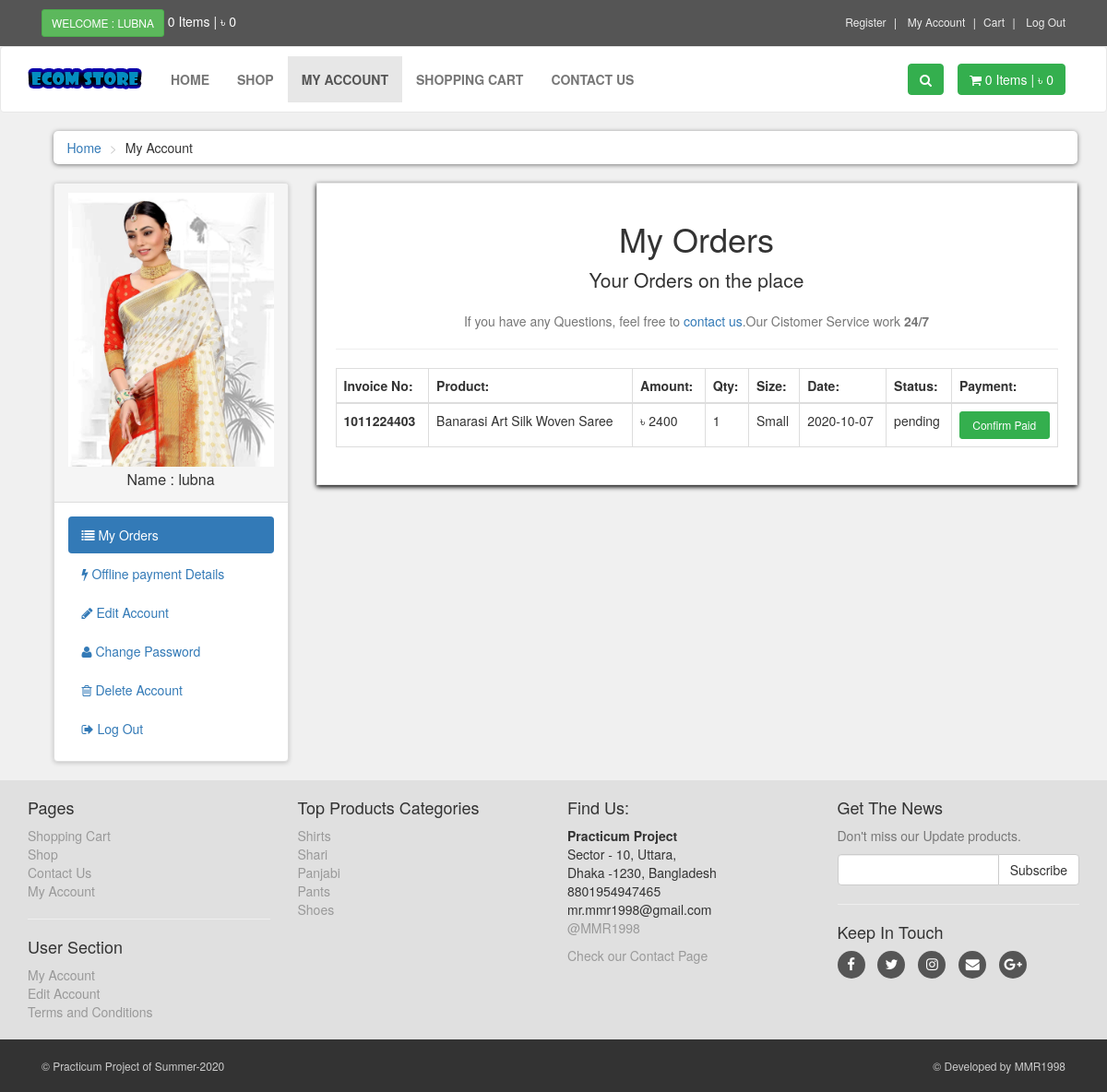
The page /customer/my_account.php?my_orders (signed in) on the database its author committed.
### tables this page shows
CREATE TABLE `customers` (
  `customer_id` int(10) NOT NULL,
  `customer_name` varchar(255) NOT NULL,
  `customer_email` varchar(255) NOT NULL,
  `customer_pass` int(255) NOT NULL,
  `customer_country` text NOT NULL,
  `customer_city` text NOT NULL,
  `customer_contact` varchar(255) NOT NULL,
  `customer_address` text NOT NULL,
  `customer_image` text NOT NULL,
  `customer_ip` varchar(100) NOT NULL
);

CREATE TABLE `customer_orders` (
  `order_id` int(10) NOT NULL,
  `customer_id` int(10) NOT NULL,
  `due_amount` int(100) NOT NULL,
  `invoice_no` int(100) NOT NULL,
  `qty` int(10) NOT NULL,
  `size` text NOT NULL,
  `order_date` date NOT NULL,
  `order_status` text NOT NULL
);

CREATE TABLE `products` (
  `product_id` int(10) NOT NULL,
  `p_cat_id` int(10) NOT NULL,
  `cat_id` int(10) NOT NULL,
  `manufacturer_id` int(10) NOT NULL,
  `date` timestamp NOT NULL DEFAULT current_timestamp() ON UPDATE current_timestamp(),
  `product_title` text NOT NULL,
  `product_img1` text NOT NULL,
  `product_img2` text NOT NULL,
  `product_img3` text NOT NULL,
  `product_price` int(10) NOT NULL,
  `stock` int(100) NOT NULL,
  `product_keywirds` text NOT NULL,
  `product_desc` text NOT NULL
);

CREATE TABLE `products_categories` (
  `p_cat_id` int(10) NOT NULL,
  `p_cat_title` text NOT NULL,
  `p_cat_top` text NOT NULL,
  `p_cat_image` text NOT NULL
);

### customer/my_orders.php (the view, shortened to what this page needs)
<center>
    <h1>My Orders</h1>
    <p class="lead">Your Orders on the place</p>
    <p class="text-muted">
        If you have any Questions, feel free to <a href="../contact.php">contact us</a>.Our Cistomer Service work <strong>24/7</strong>
    </p>
</center>
<hr>
<div class="table-responsive">
    <table class="table table-bordered table-hover">
        <thead>
            <tr>
                <th>Invoice No:</th>
                <th>Product:</th>
                <th>Amount:</th>
                <th>Qty:</th>
                <th>Size:</th>
                <th>Date:</th>
                <th>Status: </th>
                <th>Payment: </th>
            </tr>
        </thead>
        <tbody>
            <?php
			$customer_session = $_SESSION['customer_email'];
			$get_customer = "select * from customers where customer_email='$customer_session'";
			$run_customer = mysqli_query($con,$get_customer);
			$row_customer = mysqli_fetch_array($run_customer);
			$customer_id = $row_customer['customer_id'];
			$get_orders = "select * from customer_orders where customer_id='$customer_id'";
			$run_orders = mysqli_query($con,$get_orders);
			while($row_orders = mysqli_fetch_array($run_orders)){
				$order_id = $row_orders['order_id'];
				$due_amount = $row_orders['due_amount'];
				$invoice_no = $row_orders['invoice_no'];
				$qty = $row_orders['qty'];
				$size = $row_orders['size'];
				$order_date = $row_orders['order_date'];
				$order_status = $row_orders['order_status'];
				if($order_status=='pending'){
					$href_con = 'enabled';
				}else{
					$href_con = 'disabled';
				}
			?>
            <tr>
                <th><?php echo $invoice_no; ?></th>
                <?php
					$get_p_id = "select * from pending_orders where order_id='$order_id'";
					$run_p_id = mysqli_query($con,$get_p_id);
					$row_p_id = mysqli_fetch_array($run_p_id);
					$p_id = $row_p_id['product_id'];
					$get_p_title = "select * from products where product_id='$p_id'";
					$run_p_title = mysqli_query($con,$get_p_title);
					$row_p_title = mysqli_fetch_array($run_p_title);
					$p_title = $row_p_title['product_title'];
				?>
                <td> <?php echo $p_title; ?></td>
                <td>&#x9f3; <?php echo $due_amount; ?></td>
                <td><?php echo $qty; ?></td>
                <td><?php echo $size; ?></td>
                <td><?php echo $order_date; ?></td>
                <td><?php echo $order_status; ?></td>
                <td>
                   	<?php
						if($order_status=='shipped'){ ?>
							<a href="recieved.php?order_id=<?php echo $order_id; ?>" class="btn btn-warning custom-r btn-sm">
								<i class="fa fa-gift"></i> recieved?
							</a>
					<?php }elseif($order_status=='complete'){ ?>
							<a href="#" class="btn btn-default btn-sm <?php echo $href_con; ?>">
							<i class="fa fa-gift"></i> Completed
							</a>
					<?php	}else{ ?>
							<a href="confirm.php?order_id=<?php echo $order_id; ?>" class="btn btn-primary btn-sm <?php echo $href_con; ?>">Confirm Paid</a>
					<?php 	} ?>
                </td>
            </tr>
            <?php } ?>
        </tbody>
    </table>
</div>

### customer/my_account.php (shortened to what this page needs)
<?php
$active = 'my_account';
if(!isset($_SESSION['customer_email'])){
	echo "<script>window.open('../checkout.php','_self')</script>";
}else{
include("includes/db.php");
include("functions/functions.php");
?>
<!DOCTYPE html>
<html>
	<head>
		<link rel="stylesheet" type="text/css" href="styles/bootstrap-337.min.css">
		<link rel="stylesheet" type="text/css" href="font-awsome/css/font-awesome.min.css">
		<link rel="stylesheet" type="text/css" href="styles/style.css">
	</head>
	<body>
		<div id="top">
			<div class="container">
				<div class="col-md-6 offer">
					<a href="#" class="btn btn-success btn-sm">
						<?php
						if(!isset($_SESSION['customer_email'])){
							 echo "Welcome : Guest";
						} else{
							$c_mail = $_SESSION['customer_email'];
							$get_name = "select * from customers where customer_email='$c_mail'";
							$run_name = mysqli_query($con,$get_name);
							$row_name = mysqli_fetch_array($run_name);
							$c_name = $row_name['customer_name'];
							echo "Welcome : $c_name";
						}
						?>
					</a>
					<a href="#"><?php items(); ?> Items | <?php total_price(); ?></a>
				</div>
				<div class="col-md-6">
					<ul class="menu">
						<li><a href="../customer-register.php">Register</a></li>
						<li>
							<?php
								if(!isset($_SESSION['customer_email'])){
									echo "<a href='checkout.php'> My Account</a>";
								}else{									echo "<a href='my_account.php?my_orders'> My Account</a>";
								}
								?>
						</li>
						<li><a href="../cart.php">Cart</a></li>
						<li><a href="../checkout.php">
							<?php
							if(!isset($_SESSION['customer_email'])){
								 echo "<a href='../checkout.php'>Login</a>";
							} else{
								echo "<a href='logout.php'>Log Out</a>";
							}
							?>
						</a></li>
					</ul>
				</div>
			</div>
		</div>
		<div id="navbar" class="navbar navbar-default">
			<div class="container">
				<div class="navbar-header">
					<a href="../index.php" class="navbar-brand home">
						<img src="images/ecom-store-logo.png" alt="logo bigger" class="hidden-xs">
					</a>
				</div>
				<div class="navbar-collapse collapse" id="navigation">
					<div class="padding-nav">
				        <ul class="nav navbar-nav left">
							<li class="<?php if($active == 'home') echo "active"; ?>">
								<a href="../index.php">Home</a>
							</li>
							<li class="<?php if($active == 'shop') echo "active"; ?>">
								<a href="../Shop.php">Shop</a>
							</li>
							<li class="<?php if( $active == 'my_account') echo "active"; ?>">
								<?php
								if(!isset($_SESSION['customer_email'])){
									echo "<a href='checkout.php'> My Account</a>";
								}else{									echo "<a href='my_account.php?my_orders'> My Account</a>";
								}
								?>
							</li>
							<li class="<?php if( $active == 'cart') echo "active"; ?>">
								<a href="../cart.php">Shopping Cart</a>
							</li>
							<li class="<?php if( $active == 'contact') echo "active"; ?>">
								<a href="../contact.php">Contact Us</a>
							</li>
						</ul>
					</div>
					<a href="../cart.php" class="btn navbar-btn btn-primary right">
						<i class="fa fa-shopping-cart"></i>
						<span><?php items(); ?> Items | <?php total_price(); ?></span>
					</a>
					<div class="navbar-collapse collapse right">
						<button class="btn btn-primary navbar-btn" type="button" data-toggle="collapse" data-target="#search">
							<i class="fa fa-search"></i>
						</button>
					</div>
				</div>
			</div>
		</div>
		<div id="content">
			<div class="container">
				<div class="col-md-12">
					<ul class="breadcrumb">
						<li><a href="../index.php">Home</a></li>
						<li>My Account</li>
					</ul>
				</div>
				<div class="col-md-3">
					<?php include("includes/sidebar.php") ?>
				</div>
           <div class="col-md-9">
               <div class="box">
                   <?php
                    if(isset($_GET['my_orders'])){
                        include("my_orders.php");
                    }
                   ?>
               </div>
           </div>
            </div>
		</div>
		<?php include("includes/footer.php") ?>
	</body>
</html>
<?php } ?>

### customer/includes/sidebar.php
<div class="panel panel-default sidebar-menu">
    <div class="panel-heading">
        <?php
		$customer_session = $_SESSION['customer_email'];
		$get_customer = "select * from customers where customer_email='$customer_session'";
		$run_customer = mysqli_query($con,$get_customer);
		$row_customer = mysqli_fetch_array($run_customer);
		$customer_image = $row_customer['customer_image'];
		$customer_name = $row_customer['customer_name'];
		if(!isset($_SESSION['customer_email'])){
		}else{
			echo "
				<center>
					<img class='img-responsive' src='customer_images/$customer_image' alt='Profile Pic' >
				</center>
				<h3 class='panel-title' align='center'> Name : $customer_name </h3>
			";
		}
		?>
    </div>
    <div class="panel-body">
        <ul class="nav-pills nav-stacked nav">
           <li class="<?php if(isset($_GET['my_orders'])){echo"active";} ?>"><a href="my_account.php?my_orders">
               <i class="fa fa-list"></i> My Orders
           </a></li>
           <li class="<?php if(isset($_GET['pay_offline'])){echo"active";} ?>"><a href="my_account.php?pay_offline">
               <i class="fa fa-bolt"></i> Offline payment Details
           </a></li>
           <li class="<?php if(isset($_GET['edit_account'])){echo"active";} ?>"><a href="my_account.php?edit_account">
               <i class="fa fa-pencil"></i> Edit Account
           </a></li>
           <li class="<?php if(isset($_GET['change_pass'])){echo"active";} ?>"><a href="my_account.php?change_pass">
               <i class="fa fa-user"></i> Change Password
           </a></li>
            <li class="<?php if(isset($_GET['delete_account'])){echo"active";} ?>"><a href="my_account.php?delete_account">
               <i class="fa fa-trash-o"></i> Delete Account
           </a></li>
           <li><a href="logout.php">
               <i class="fa fa-sign-out"></i> Log Out
           </a></li>
        </ul>
    </div>
</div>

### customer/includes/footer.php (shortened to what this page needs)
<div id="footer">
	<div class="container">
		<div class="row">
			<div class="col-sm-6 col-md-3">
				<h4>Pages</h4>
				<ul>
					<li><a href="../cart.php">Shopping Cart</a></li>
					<li><a href="../shop.php">Shop</a></li>
					<li><a href="../Contact.php">Contact Us</a></li>
					<li>
						<?php
								if(!isset($_SESSION['customer_email'])){
									echo "<a href='checkout.php'> My Account</a>";
								}else{									echo "<a href='my_account.php?my_orders'> My Account</a>";
								}
								?>
					</li>
				</ul>
				<hr>
				<h4>User Section</h4>
				<ul>
					<?php
					if(!isset($_SESSION['customer_email'])){
						echo "<a href='checkout.php'> Login</a>";
					}else{
						echo "<a href='my_account.php?my_orders'> My Account</a>";
					}
					?>
					<li>
					<?php
					if(!isset($_SESSION['customer_email'])){
						echo "<a href='../customer-register.php'> Register</a>";
					}else{
						echo "<a href='my_account.php?edit_account'> Edit Account</a>";
					}
					?>
					</li>
					<li><a href="../terms.php">Terms and Conditions</a></li>
				</ul>
			</div>
			<div class="col-sm-6 col-md-3">
				<h4>Top Products Categories</h4>
				<ul>
					<?php
                        $get_p_cat = "SELECT * FROM products_categories";
                        $run_p_cat = mysqli_query($con,$get_p_cat);
                        while($row_p_cats = mysqli_fetch_array($run_p_cat)){
                            $p_cat_id = $row_p_cats['p_cat_id'];
                            $p_cat_title = $row_p_cats['p_cat_title'];
                            echo "
                                <li><a href='shop.php?p_cat=$p_cat_id'>$p_cat_title</a></li>
                            ";
                        }
                    ?>
				</ul>
			</div>
			<div class="col-sm-6 col-md-3">
				<h4>Find Us:</h4>
				<p>
					<strong>Practicum Project</strong>
					<br/>Sector - 10, Uttara,
					<br/>Dhaka -1230, Bangladesh
					<br/>8801954947465
					<br/>mr.mmr1998@gmail.com
					<br/><a href="#">@MMR1998</a>
				</p>
				<a href="../Contact.php">Check our Contact Page</a>
			</div>
			<div class="col-md-3 col-sm-6">
				<h4>Get The News</h4>
				<p class="text-muted">
					Don't miss our Update products.
				</p>
				<form action="" method="post">
					<div class="input-group">
						<input type="text" class="form-control" name="email">
						<span class="input-group-btn">
							<input type="submit" value="Subscribe" class="btn btn-default">
						</span>
					</div>
				</form>
				<hr>
				<h4>Keep In Touch</h4>
				<p class="social">
					<a href="#" class="fa fa-facebook"></a>
					<a href="#" class="fa fa-twitter"></a>
					<a href="#" class="fa fa-instagram"></a>
					<a href="#" class="fa fa-envelope"></a>
					<a href="#" class="fa fa-google-plus"></a>
				</p>
			</div>
		</div>
	</div>
</div>
<div class="copyright">
	<div class="container">
		<div class="col-md-6">
			<p class="pull-left">&copy; Practicum Project of Summer-2020</p>
		</div>
		<div class="col-md-6">
			<p class="pull-right">&copy; Developed by MMR1998</p>
		</div>
	</div>
</div>

### customer/styles/style.css (style rules this page uses)
body { font-size: 14px; line-height: 1.4321; color: #333333; background: #f0f0f0; overflow-x: hidden; }
#top { background: #555555; padding: 10px 0; }
#top .offer { color: #ffffff; }
#top .offer .btn { text-transform: uppercase;; }
#top a { color: #ffffff; }
#top ul.menu { padding-top: 5px; margin: 0px; text-align: right; font-size: 12px; list-style: none; }
#top ul.menu > li { display: inline-block; }
#top ul.menu > li a { color: #eeeeee; }
#top ul.menu > li + li:before { content: "|\00a0"; color: #f7f7f7; padding: 0 5px; }
.navbar { background: #ffffff; }
.navbar-collapse .right { float: right; }
.navbar-brand { float: left; padding: 10px 15px; font-size: 18px; line-height: 20px; height: 70px; }
.navbar ul.nav > li > a { text-transform: uppercase; font-weight: bold; font-size: 14px; }
.padding-nav { padding-top: 10px; }
.btn-primary { color: #ffffff; background: #34af4e; border-color: #34af4e; }
.box { background: #ffffff; margin: 0 0 30px; border:solid 1px #e6e6e6; box-sizing: border-box; padding: 20px; box-shadow: 0px 2px 5px rgba(0, 0, 0, 3); }
#content { padding-left: 25px; }
#footer { background: #e0e0e0; padding: 10px 0; }
#footer ul { list-style: none; padding-left: 0px; }
#footer a { color: #999999; padding: 0; text-decoration: none; }
#footer .social { text-align: left; }
#footer .social a { margin: 0px 10px 0px 0px; display: inline-block; color: #ffffff; width: 30px; height: 30px; border-radius: 30px; line-height: 30px; font-size: 15px; text-align: center; vertical-align: bottom; background: #555555; text-decoration: none; }
.copyright { background: #333333; color: #cccccc; padding: 20px 0; font-size: 12px; }
.copyright p { margin: 0px; }
.breadcrumb { padding: 8px 15px; margin-bottom: 20px; background: #ffffff; border-radius: 5px; box-shadow: 0px 1px 5px rgba(0, 0, 0, .5); }
.breadcrumb li + li:before { content: ">\00a0"; color: #cccccc; }
#content .panel.sidebar-menu { box-sizing: border-box; box-shadow: 0px 1px 5px rgba(0, 0, 0, .2); }
#content .panel.sidebar-menu h3 { padding: 5px 0px; margin: 0px; }
.table .btn { width: 100%; }

### rows shown on the page
customers: customer_name "LUBNA", customer_image (picture), customer_name "lubna"
customer_orders: invoice_no "1011224403", products.product_title "Banarasi Art Silk Woven Saree", due_amount "2400", qty "1", size "Small", order_date "2020-10-07", order_status "pending"
products_categories: p_cat_title "Shirts"
products_categories: p_cat_title "Shari"
products_categories: p_cat_title "Panjabi"
products_categories: p_cat_title "Pants"
products_categories: p_cat_title "Shoes"

### other values the page prints
$count_items "0 0"
$total "0 0"
